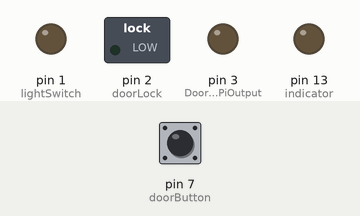
A sketch run on a simulated Arduino Uno, built with avr-gcc and run on an emulated ATmega328P. On the bench: switched loads named in the sketch (green lamp = pin HIGH), output pins drawn as LEDs (lit = HIGH). The test bench sets the inputs (shaded band); at power-on: pin 7 (doorButton) LOW.

Above: at 1.2 s.
1.3 s: pin 7 (doorButton) pulled HIGH for 0.15 s
At 1.37 s:
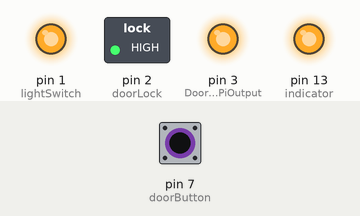
2.9 s: pin 7 (doorButton) pulled HIGH for 3.2 s
At 3.8 s:
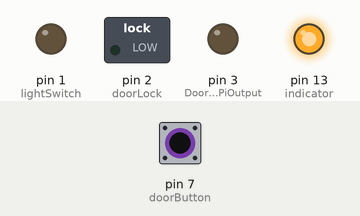
Timing chart, 0 to 7.6 s (numbered marks = the images above; inputs shaded):
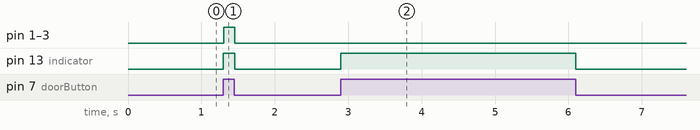

The sketch:

mollLights.ino
```cpp
/*
 * Moll Dyer room lights and door lock
*/

// digital pin 2 has a pushbutton attached to it. Give it a name:
int lightSwitch = 1;  //turns the lights on and off
int doorLock = 2;     //turns the door lock on and off
int doorButton = 7;  //the button inside the doorjam that gets pushed (set to high) when the door is closed
int indicator = 13;  //indicator led on the board.  If lit, door is closed
int bookshelfDoorButton = 8;
int resetButton = 9;
int DoorClosedPiOutput = 3;

int doorButtonState = 0;  //store the state of the door button
int previousButtonState = 0;
int bookshelfDoorButtonState = 0;
int numDoorButtonPushes = 0;
int resetButtonState = 0;
int lightsOn = 0;
int previousButtonStateLow = 0;
int previousButtonStateHigh = 0;


// the setup routine runs once when you press reset:
void setup() {
  // make the pushbutton's pin an input:
  pinMode(lightSwitch, OUTPUT);
  pinMode(doorLock, OUTPUT);
  pinMode(doorButton, INPUT);
  pinMode(indicator, OUTPUT);
  pinMode(bookshelfDoorButton, INPUT);
  pinMode(resetButton, INPUT);
  pinMode(DoorClosedPiOutput, OUTPUT);

  numDoorButtonPushes = 1; //start at 1 for % operator to work
  doorButtonState = 0;  //store the state of the door button
  bookshelfDoorButtonState = 0;
  previousButtonState = 0;
  resetButtonState = 0;
  lightsOn = 0;
  previousButtonStateLow = 0;
  previousButtonStateHigh = 0;
}

// the loop routine runs over and over again forever:
void loop() {
  // read the input pin:
  doorButtonState = digitalRead(doorButton);
//  bookshelfDoorButtonState = digitalRead(bookshelfDoorButton); //not hooked up yet
//  resetButtonState = digitalRead(resetButton);  //not hooked up yet

  //if the switch is depressed
  if(doorButtonState == HIGH)
  {
    digitalWrite(indicator, HIGH);

    //if it was not pressed on the last loop
    if(previousButtonState == LOW)
      ++previousButtonStateLow;

    if(previousButtonStateLow > 2 && previousButtonState == LOW)  //button must be pushed for 3 iterations of the loop before a change, if state is high
    {
      previousButtonState = HIGH;
      previousButtonStateLow = 0; //reset counter for next iteration
      previousButtonStateHigh = 0;

      //if the light is off, turn it on and lock the door, folks have entered the room
      if(lightsOn == 0) //if lights are off, turn them on and lock the door
      {
        //turn on lights when door is closed
        digitalWrite(lightSwitch, HIGH);

        //lock door magnetic lock when it is closed
        digitalWrite(doorLock, HIGH);

        //set lightsOn to 1 for next time that button is depressed
        lightsOn = 1;

        //tell the PI the door is closed and locked
        digitalWrite(DoorClosedPiOutput, HIGH);

      }
      //if the light is on, turn it off and unlock the door for room reset
      else if(lightsOn == 1)
      {
        //turn on lights when door is closed
        digitalWrite(lightSwitch, LOW);

        //lock door magnetic lock when it is closed
        digitalWrite(doorLock, LOW);

        //set lightsOn to 0 for next time that button is depressed
        lightsOn = 0;

        //tell the PI the door is unlocked/open
        digitalWrite(DoorClosedPiOutput, LOW);
      }
    }  //end previous state is low
  }//end if button depressed

  //if the switch is not pressed, turn off the light and unlock the door
  if(doorButtonState == LOW /*|| bookshelfDoorButtonState == LOW*/)
  {
    if(previousButtonState == HIGH)
      ++previousButtonStateHigh;

    if(previousButtonStateHigh > 2 && previousButtonState == HIGH)
    {
      //lights off when door is open
      digitalWrite(lightSwitch, LOW);
      //ensure door magnetic lock is off when door is open
      digitalWrite(doorLock, LOW);
      digitalWrite(indicator, LOW);  //turn off the led indicator on the arduino
      previousButtonState = LOW;
      previousButtonStateLow = 0; //reset counter for next iteration
      previousButtonStateHigh = 0;
      //tell the PI the door is unlocked/open
      digitalWrite(DoorClosedPiOutput, LOW);
    }
  }

  delay(1);        // delay in between reads for stability
}

/*
  //if front door is closed and bookshelf door is closed, lock the front door
  if(doorButtonState == HIGH  && bookshelfDoorButtonState == HIGH)
  {
    if(previousButtonState == LOW)
    {
      digitalWrite(indicator, HIGH);
      ++numDoorButtonPushes;


      if(lightsOn == 0) //if lights are off, turn them on and lock the door
      {
        //turn on lights when door is closed
        digitalWrite(lightSwitch, HIGH);
        //lock door magnetic lock when it is closed
        digitalWrite(doorLock, HIGH);
        lightsOn = 1;
      }
      else if(lightsOn == 1)
      {
        //turn on lights when door is closed
        digitalWrite(lightSwitch, HIGH);
        //lock door magnetic lock when it is closed
        digitalWrite(doorLock, HIGH);
        lightsOn = 0;
      }
    }
  }
  //if either door is open, unlock the door, turn off the lights
  else if(doorButtonState == LOW || bookshelfDoorButtonState == LOW)
  {
    //lights off when door is open
    digitalWrite(lightSwitch, LOW);
    //ensure door magnetic lock is off when door is open
    digitalWrite(doorLock, LOW);

    digitalWrite(indicator, LOW);
  }

  previousButtonState = doorButtonState;

  if(resetButtonState == HIGH)
    setup();


  delay(1);        // delay in between reads for stability
}
*/
```

Measured:
- after the input at 1.3 s, pin 1 (lightSwitch), pin 2 (doorLock), pin 3 (DoorClosedPiOutput), pin 13 (indicator): LOW → HIGH at once, → LOW 0.15 s later
- after the input at 2.9 s, pin 13 (indicator): LOW → HIGH at once, → LOW 3.2 s later
